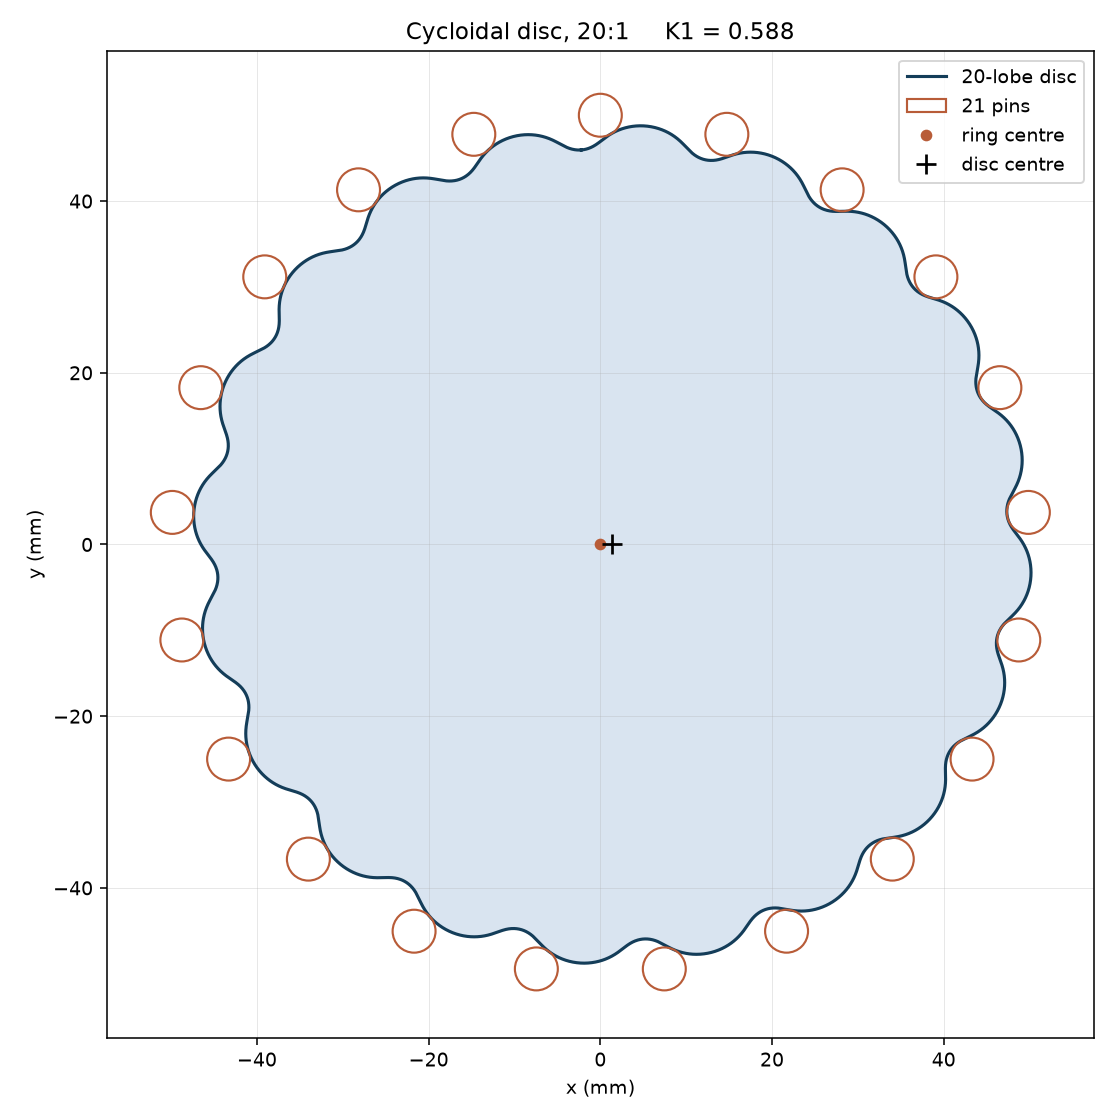

Recreate this plot in Python.
"""
Cycloidal disc, 20:1.

Profile method copied from mikedh/cycloidal (BSD), which implements
equations 10 and 11 of Chen, BingKui et al., "Gear geometry of cycloid
drives". The four inputs are the same ones that generator uses:

    Zb  number of pins
    Zg  number of lobes on the disc (Zb - 1 for a single-stage drive)
    Rz  radius of the pin-centre circle
    rz  pin radius
    e   eccentricity

    K1 = e * Zb / (Rz * (Zb - Zg))
    Ze = Zb / (Zb - Zg)
    Zd = Zg / (Zb - Zg)

    B  = sqrt(1 + K1^2 - 2 K1 cos(Zd * psi))
    cos B = sign(Zb - Zg) * (K1 sin(Ze psi) - sin psi) / B
    sin B = sign(Zb - Zg) * (-K1 cos(Ze psi) + cos psi) / B

    x = Rz sin psi - e sin(Ze psi) + rz cos B
    y = Rz cos psi - e cos(Ze psi) - rz sin B

K1 must be below 1 or the flanks cross. Pin radius and eccentricity are
scaled from that project's example (rz / Rz = 0.05, e = 0.56 rz).
"""

from pathlib import Path

import matplotlib.pyplot as plt
import numpy as np

# 21 pins, 20 lobes -> 20:1. Sizes follow mikedh/cycloidal's example ratio.
PIN_COUNT = 21
PIN_PATTERN_RADIUS = 50.0          # Rz, mm
PIN_RADIUS = 50.0 * (0.125 / 2.5)  # rz
ECCENTRICITY = PIN_RADIUS * 0.56   # e
POINTS_PER_DEGREE = 16

OUT_DIR = Path(__file__).resolve().parent


def cycloidal_profile(count_pin, eccentricity, radius_pin, radius_pattern, count_cam=None, resolution=16):
    """Return an (n, 2) disc outline. Same construction as mikedh/cycloidal."""
    rz = float(radius_pattern)
    pin_r = float(radius_pin)
    eccentricity = float(eccentricity)
    pin_count = int(count_pin)
    lobe_count = pin_count - 1 if count_cam is None else int(count_cam)

    tooth_ratio = pin_count / (pin_count - lobe_count)
    lobe_ratio = lobe_count / (pin_count - lobe_count)
    shortening = (eccentricity * pin_count) / (rz * (pin_count - lobe_count))
    if shortening >= 1.0:
        raise ValueError(f"K1 = {shortening:.3f} must be below 1 or the flanks cross.")

    psi = np.linspace(0.0, 2.0 * np.pi, int(resolution * 360), endpoint=False)
    flank = np.sqrt(1.0 + shortening**2 - 2.0 * shortening * np.cos(lobe_ratio * psi))
    direction = np.sign(pin_count - lobe_count)
    cos_b = direction * (shortening * np.sin(tooth_ratio * psi) - np.sin(psi)) / flank
    sin_b = direction * (-shortening * np.cos(tooth_ratio * psi) + np.cos(psi)) / flank
    x = rz * np.sin(psi) - eccentricity * np.sin(tooth_ratio * psi) + pin_r * cos_b
    y = rz * np.cos(psi) - eccentricity * np.cos(tooth_ratio * psi) - pin_r * sin_b
    return np.column_stack((np.append(x, x[0]), np.append(y, y[0])))


def seat_disc(profile: np.ndarray, lobes: int, eccentricity: float) -> np.ndarray:
    """Rotate half a lobe and shift by +e so every pin is tangent to a flank."""
    half_lobe = 0.5 * np.pi / lobes
    cosine, sine = np.cos(half_lobe), np.sin(half_lobe)
    return np.column_stack((
        cosine * profile[:, 0] - sine * profile[:, 1] + eccentricity,
        sine * profile[:, 0] + cosine * profile[:, 1],
    ))


def draw_disc(ax, pin_count, pin_pattern_radius, pin_radius, eccentricity) -> str:
    """Draw the seated disc and return a one-line status, or an error message."""
    ax.clear()
    lobes = int(pin_count) - 1
    if lobes < 2:
        raise ValueError("Need at least 3 pins (2 lobes).")
    profile = cycloidal_profile(
        count_pin=pin_count,
        eccentricity=eccentricity,
        radius_pin=pin_radius,
        radius_pattern=pin_pattern_radius,
        count_cam=lobes,
        resolution=POINTS_PER_DEGREE,
    )
    seated = seat_disc(profile, lobes, eccentricity)
    ax.fill(seated[:, 0], seated[:, 1], color="#d9e4f0", zorder=1)
    ax.plot(seated[:, 0], seated[:, 1], color="#143d59", linewidth=1.6, label=f"{lobes}-lobe disc", zorder=2)
    angles = np.linspace(0.0, 2.0 * np.pi, int(pin_count), endpoint=False)
    for i, angle in enumerate(angles):
        pin = plt.Circle(
            (pin_pattern_radius * np.sin(angle), pin_pattern_radius * np.cos(angle)),
            pin_radius,
            fill=False,
            color="#b85c38",
            linewidth=1.1,
            zorder=3,
        )
        ax.add_patch(pin)
        if i == 0:
            pin.set_label(f"{int(pin_count)} pins")
    ax.plot(0.0, 0.0, "o", color="#b85c38", markersize=5, label="ring centre")
    ax.plot(eccentricity, 0.0, "+", color="black", markersize=10, markeredgewidth=1.4, label="disc centre")
    ax.set_aspect("equal")
    ax.set_xlabel("x (mm)")
    ax.set_ylabel("y (mm)")
    shortening = eccentricity * pin_count / pin_pattern_radius
    radius = np.hypot(profile[:, 0], profile[:, 1])
    ax.set_title(f"Cycloidal disc, {lobes}:1     K1 = {shortening:.3f}")
    ax.legend(loc="upper right")
    ax.grid(True, linewidth=0.3, alpha=0.5)
    limit = pin_pattern_radius + 3.0 * pin_radius
    ax.set_xlim(-limit, limit)
    ax.set_ylim(-limit, limit)
    return f"{lobes}:1 reduction, lobe height {radius.max() - radius.min():.2f} mm, K1 = {shortening:.3f}"


def launch_ui() -> None:
    import tkinter as tk
    from tkinter import ttk

    from matplotlib.backends.backend_tkagg import FigureCanvasTkAgg
    from matplotlib.figure import Figure

    root = tk.Tk()
    root.title("Cycloidal disc")
    root.minsize(860, 640)

    fields = tk.Frame(root, padx=12, pady=10)
    fields.pack(side=tk.LEFT, fill=tk.Y)

    specs = (
        ("Pins", "pins", f"{PIN_COUNT:g}", "Lobes = pins − 1, so the reduction is that many to 1."),
        ("Pin circle radius (mm)", "radius", f"{PIN_PATTERN_RADIUS:g}", "Distance from the ring centre to a pin centre."),
        ("Pin radius (mm)", "pin", f"{PIN_RADIUS:.4g}", "Radius of each ring roller."),
        ("Eccentricity (mm)", "eccentricity", f"{ECCENTRICITY:.4g}", "Input-shaft offset. K1 = e × pins / radius must stay below 1."),
    )
    entries = {}
    for row, (label, key, default, hint) in enumerate(specs):
        tk.Label(fields, text=label, anchor="w").grid(row=row * 2, column=0, sticky="w")
        entry = ttk.Entry(fields, width=18)
        entry.insert(0, default)
        entry.grid(row=row * 2 + 1, column=0, sticky="we", pady=(0, 10))
        entries[key] = entry

    status = tk.StringVar(value="")
    tk.Label(fields, textvariable=status, wraplength=220, justify="left").grid(row=9, column=0, sticky="w", pady=(8, 0))

    plot_frame = tk.Frame(root)
    plot_frame.pack(side=tk.LEFT, fill=tk.BOTH, expand=True)
    figure = Figure(figsize=(6.5, 6.5), dpi=100)
    ax = figure.add_subplot(111)
    canvas = FigureCanvasTkAgg(figure, master=plot_frame)
    canvas.get_tk_widget().pack(fill=tk.BOTH, expand=True)

    def read_values():
        pins = int(float(entries["pins"].get()))
        return (
            pins,
            float(entries["radius"].get()),
            float(entries["pin"].get()),
            float(entries["eccentricity"].get()),
        )

    def redraw(_event=None):
        try:
            message = draw_disc(ax, *read_values())
        except (ValueError, ZeroDivisionError) as error:
            status.set(str(error))
        else:
            status.set(message)
            figure.tight_layout()
            canvas.draw_idle()

    def save_files():
        try:
            pins, radius, pin_radius, eccentricity = read_values()
            lobes = pins - 1
            profile = cycloidal_profile(
                count_pin=pins,
                eccentricity=eccentricity,
                radius_pin=pin_radius,
                radius_pattern=radius,
                count_cam=lobes,
                resolution=POINTS_PER_DEGREE,
            )
        except (ValueError, ZeroDivisionError) as error:
            status.set(str(error))
            return
        csv_path = OUT_DIR / "cycloidal_disc.csv"
        png_path = OUT_DIR / "cycloidal_disc.png"
        np.savetxt(csv_path, profile, delimiter=",", header="x_mm,y_mm", comments="")
        figure.savefig(png_path, dpi=160)
        status.set(f"Saved {csv_path.name} and {png_path.name}")

    buttons = tk.Frame(fields)
    buttons.grid(row=8, column=0, sticky="we")
    ttk.Button(buttons, text="Update", command=redraw).pack(side=tk.LEFT)
    ttk.Button(buttons, text="Save CSV and PNG", command=save_files).pack(side=tk.LEFT, padx=(8, 0))
    for entry in entries.values():
        entry.bind("<Return>", redraw)

    redraw()
    root.mainloop()


if __name__ == "__main__":
    launch_ui()
